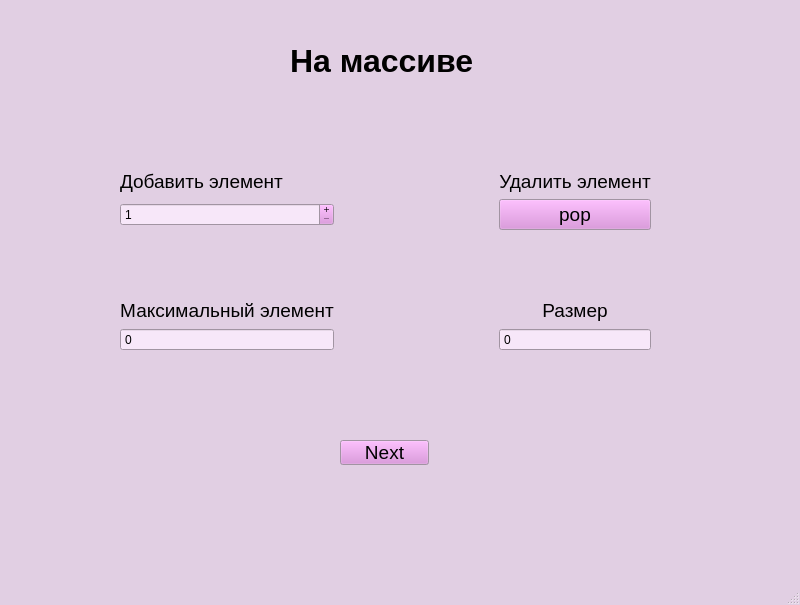
<?xml version="1.0" encoding="UTF-8"?>
<ui version="4.0">
 <class>MainWindow</class>
 <widget class="QMainWindow" name="MainWindow">
  <property name="geometry">
   <rect>
    <x>0</x>
    <y>0</y>
    <width>800</width>
    <height>605</height>
   </rect>
  </property>
  <property name="palette">
   <palette>
    <active>
     <colorrole role="Button">
      <brush brushstyle="SolidPattern">
       <color alpha="255">
        <red>220</red>
        <green>138</green>
        <blue>221</blue>
       </color>
      </brush>
     </colorrole>
     <colorrole role="Text">
      <brush brushstyle="SolidPattern">
       <color alpha="255">
        <red>0</red>
        <green>0</green>
        <blue>0</blue>
       </color>
      </brush>
     </colorrole>
     <colorrole role="Base">
      <brush brushstyle="SolidPattern">
       <color alpha="255">
        <red>247</red>
        <green>231</green>
        <blue>249</blue>
       </color>
      </brush>
     </colorrole>
     <colorrole role="Window">
      <brush brushstyle="SolidPattern">
       <color alpha="255">
        <red>225</red>
        <green>207</green>
        <blue>227</blue>
       </color>
      </brush>
     </colorrole>
    </active>
    <inactive>
     <colorrole role="Button">
      <brush brushstyle="SolidPattern">
       <color alpha="255">
        <red>220</red>
        <green>138</green>
        <blue>221</blue>
       </color>
      </brush>
     </colorrole>
     <colorrole role="Text">
      <brush brushstyle="SolidPattern">
       <color alpha="255">
        <red>0</red>
        <green>0</green>
        <blue>0</blue>
       </color>
      </brush>
     </colorrole>
     <colorrole role="Base">
      <brush brushstyle="SolidPattern">
       <color alpha="255">
        <red>247</red>
        <green>231</green>
        <blue>249</blue>
       </color>
      </brush>
     </colorrole>
     <colorrole role="Window">
      <brush brushstyle="SolidPattern">
       <color alpha="255">
        <red>225</red>
        <green>207</green>
        <blue>227</blue>
       </color>
      </brush>
     </colorrole>
    </inactive>
    <disabled>
     <colorrole role="Button">
      <brush brushstyle="SolidPattern">
       <color alpha="255">
        <red>220</red>
        <green>138</green>
        <blue>221</blue>
       </color>
      </brush>
     </colorrole>
     <colorrole role="Base">
      <brush brushstyle="SolidPattern">
       <color alpha="255">
        <red>225</red>
        <green>207</green>
        <blue>227</blue>
       </color>
      </brush>
     </colorrole>
     <colorrole role="Window">
      <brush brushstyle="SolidPattern">
       <color alpha="255">
        <red>225</red>
        <green>207</green>
        <blue>227</blue>
       </color>
      </brush>
     </colorrole>
    </disabled>
   </palette>
  </property>
  <property name="windowTitle">
   <string>MainWindow</string>
  </property>
  <widget class="QWidget" name="centralwidget">
   <widget class="QStackedWidget" name="stackedWidget">
    <property name="geometry">
     <rect>
      <x>20</x>
      <y>10</y>
      <width>751</width>
      <height>421</height>
     </rect>
    </property>
    <property name="currentIndex">
     <number>0</number>
    </property>
    <widget class="QWidget" name="page">
     <widget class="QLabel" name="label_10">
      <property name="geometry">
       <rect>
        <x>270</x>
        <y>30</y>
        <width>201</width>
        <height>41</height>
       </rect>
      </property>
      <property name="font">
       <font>
        <pointsize>24</pointsize>
        <bold>true</bold>
       </font>
      </property>
      <property name="text">
       <string>На массиве</string>
      </property>
     </widget>
     <widget class="QWidget" name="gridLayoutWidget_2">
      <property name="geometry">
       <rect>
        <x>100</x>
        <y>160</y>
        <width>531</width>
        <height>181</height>
       </rect>
      </property>
      <layout class="QGridLayout" name="gridLayout_2">
       <item row="0" column="2">
        <widget class="QLabel" name="label_11">
         <property name="font">
          <font>
           <pointsize>14</pointsize>
          </font>
         </property>
         <property name="text">
          <string>Удалить элемент</string>
         </property>
         <property name="alignment">
          <set>Qt::AlignCenter</set>
         </property>
        </widget>
       </item>
       <item row="0" column="0">
        <widget class="QLabel" name="label_12">
         <property name="font">
          <font>
           <pointsize>14</pointsize>
          </font>
         </property>
         <property name="text">
          <string>Добавить элемент</string>
         </property>
        </widget>
       </item>
       <item row="3" column="0">
        <widget class="QLabel" name="label_14">
         <property name="font">
          <font>
           <pointsize>14</pointsize>
          </font>
         </property>
         <property name="text">
          <string>Максимальный элемент</string>
         </property>
         <property name="alignment">
          <set>Qt::AlignCenter</set>
         </property>
        </widget>
       </item>
       <item row="3" column="1">
        <spacer name="horizontalSpacer_2">
         <property name="orientation">
          <enum>Qt::Horizontal</enum>
         </property>
         <property name="sizeHint" stdset="0">
          <size>
           <width>40</width>
           <height>20</height>
          </size>
         </property>
        </spacer>
       </item>
       <item row="2" column="0">
        <spacer name="verticalSpacer_2">
         <property name="orientation">
          <enum>Qt::Vertical</enum>
         </property>
         <property name="sizeHint" stdset="0">
          <size>
           <width>20</width>
           <height>40</height>
          </size>
         </property>
        </spacer>
       </item>
       <item row="1" column="0">
        <widget class="QSpinBox" name="spinPush">
         <property name="buttonSymbols">
          <enum>QAbstractSpinBox::PlusMinus</enum>
         </property>
         <property name="minimum">
          <number>1</number>
         </property>
         <property name="maximum">
          <number>2147483647</number>
         </property>
        </widget>
       </item>
       <item row="1" column="2">
        <widget class="QPushButton" name="popButton">
         <property name="font">
          <font>
           <pointsize>14</pointsize>
           <bold>false</bold>
          </font>
         </property>
         <property name="text">
          <string>pop</string>
         </property>
        </widget>
       </item>
       <item row="4" column="0">
        <widget class="QSpinBox" name="spinOutput">
         <property name="readOnly">
          <bool>true</bool>
         </property>
         <property name="buttonSymbols">
          <enum>QAbstractSpinBox::NoButtons</enum>
         </property>
         <property name="minimum">
          <number>0</number>
         </property>
         <property name="maximum">
          <number>2147483647</number>
         </property>
         <property name="stepType">
          <enum>QAbstractSpinBox::DefaultStepType</enum>
         </property>
         <property name="value">
          <number>0</number>
         </property>
        </widget>
       </item>
       <item row="3" column="2">
        <widget class="QLabel" name="label_13">
         <property name="font">
          <font>
           <pointsize>14</pointsize>
          </font>
         </property>
         <property name="text">
          <string>Размер</string>
         </property>
         <property name="alignment">
          <set>Qt::AlignCenter</set>
         </property>
        </widget>
       </item>
       <item row="4" column="2">
        <widget class="QSpinBox" name="spinSize">
         <property name="readOnly">
          <bool>true</bool>
         </property>
         <property name="buttonSymbols">
          <enum>QAbstractSpinBox::NoButtons</enum>
         </property>
         <property name="minimum">
          <number>0</number>
         </property>
         <property name="maximum">
          <number>2147483647</number>
         </property>
         <property name="stepType">
          <enum>QAbstractSpinBox::DefaultStepType</enum>
         </property>
         <property name="value">
          <number>0</number>
         </property>
        </widget>
       </item>
      </layout>
     </widget>
    </widget>
    <widget class="QWidget" name="page_2">
     <widget class="QLabel" name="label_9">
      <property name="geometry">
       <rect>
        <x>210</x>
        <y>20</y>
        <width>321</width>
        <height>51</height>
       </rect>
      </property>
      <property name="font">
       <font>
        <pointsize>24</pointsize>
        <bold>true</bold>
       </font>
      </property>
      <property name="text">
       <string>На связном списке</string>
      </property>
     </widget>
     <widget class="QWidget" name="gridLayoutWidget">
      <property name="geometry">
       <rect>
        <x>100</x>
        <y>160</y>
        <width>531</width>
        <height>181</height>
       </rect>
      </property>
      <layout class="QGridLayout" name="gridLayout">
       <item row="0" column="2">
        <widget class="QLabel" name="label_7">
         <property name="font">
          <font>
           <pointsize>14</pointsize>
          </font>
         </property>
         <property name="text">
          <string>Удалить элемент</string>
         </property>
         <property name="alignment">
          <set>Qt::AlignCenter</set>
         </property>
        </widget>
       </item>
       <item row="1" column="2">
        <widget class="QPushButton" name="popButton_2">
         <property name="font">
          <font>
           <pointsize>14</pointsize>
           <bold>false</bold>
          </font>
         </property>
         <property name="text">
          <string>pop</string>
         </property>
        </widget>
       </item>
       <item row="4" column="0">
        <widget class="QSpinBox" name="spinOutput_2">
         <property name="readOnly">
          <bool>true</bool>
         </property>
         <property name="buttonSymbols">
          <enum>QAbstractSpinBox::NoButtons</enum>
         </property>
         <property name="minimum">
          <number>0</number>
         </property>
         <property name="maximum">
          <number>2147483647</number>
         </property>
         <property name="stepType">
          <enum>QAbstractSpinBox::DefaultStepType</enum>
         </property>
         <property name="value">
          <number>0</number>
         </property>
        </widget>
       </item>
       <item row="0" column="0">
        <widget class="QLabel" name="label_8">
         <property name="font">
          <font>
           <pointsize>14</pointsize>
          </font>
         </property>
         <property name="text">
          <string>Добавить элемент</string>
         </property>
        </widget>
       </item>
       <item row="3" column="2">
        <widget class="QLabel" name="label_5">
         <property name="font">
          <font>
           <pointsize>14</pointsize>
          </font>
         </property>
         <property name="text">
          <string>Размер</string>
         </property>
         <property name="alignment">
          <set>Qt::AlignCenter</set>
         </property>
        </widget>
       </item>
       <item row="1" column="0">
        <widget class="QSpinBox" name="spinPush_2">
         <property name="buttonSymbols">
          <enum>QAbstractSpinBox::PlusMinus</enum>
         </property>
         <property name="minimum">
          <number>1</number>
         </property>
         <property name="maximum">
          <number>2147483647</number>
         </property>
        </widget>
       </item>
       <item row="3" column="0">
        <widget class="QLabel" name="label_6">
         <property name="font">
          <font>
           <pointsize>14</pointsize>
          </font>
         </property>
         <property name="text">
          <string>Максимальный элемент</string>
         </property>
         <property name="alignment">
          <set>Qt::AlignCenter</set>
         </property>
        </widget>
       </item>
       <item row="3" column="1">
        <spacer name="horizontalSpacer">
         <property name="orientation">
          <enum>Qt::Horizontal</enum>
         </property>
         <property name="sizeHint" stdset="0">
          <size>
           <width>40</width>
           <height>20</height>
          </size>
         </property>
        </spacer>
       </item>
       <item row="4" column="2">
        <widget class="QSpinBox" name="spinSize_2">
         <property name="readOnly">
          <bool>true</bool>
         </property>
         <property name="buttonSymbols">
          <enum>QAbstractSpinBox::NoButtons</enum>
         </property>
         <property name="minimum">
          <number>0</number>
         </property>
         <property name="maximum">
          <number>2147483647</number>
         </property>
         <property name="stepType">
          <enum>QAbstractSpinBox::DefaultStepType</enum>
         </property>
         <property name="value">
          <number>0</number>
         </property>
        </widget>
       </item>
       <item row="2" column="0">
        <spacer name="verticalSpacer">
         <property name="orientation">
          <enum>Qt::Vertical</enum>
         </property>
         <property name="sizeHint" stdset="0">
          <size>
           <width>20</width>
           <height>40</height>
          </size>
         </property>
        </spacer>
       </item>
      </layout>
     </widget>
    </widget>
   </widget>
   <widget class="QPushButton" name="pushButton">
    <property name="geometry">
     <rect>
      <x>340</x>
      <y>440</y>
      <width>89</width>
      <height>25</height>
     </rect>
    </property>
    <property name="font">
     <font>
      <pointsize>14</pointsize>
     </font>
    </property>
    <property name="text">
     <string>Next</string>
    </property>
   </widget>
  </widget>
  <widget class="QMenuBar" name="menubar">
   <property name="geometry">
    <rect>
     <x>0</x>
     <y>0</y>
     <width>800</width>
     <height>22</height>
    </rect>
   </property>
  </widget>
  <widget class="QStatusBar" name="statusbar"/>
 </widget>
 <resources/>
 <connections/>
</ui>
